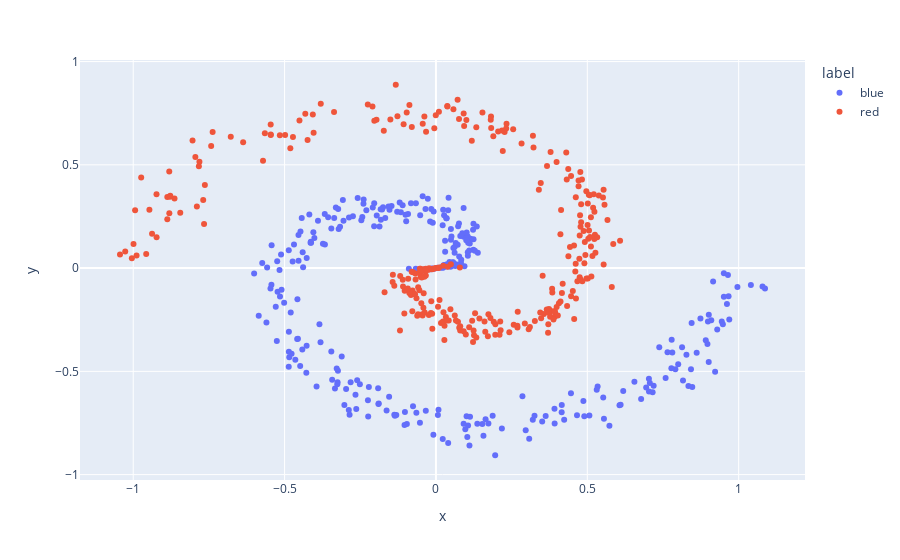

Notebook source saved alongside this figure:
### Code cell
px.scatter(samples_df, x='x', y='y', color='label')

### Figure 1 — Plotly figure (JSON) as saved in the notebook; plotly's stock layout.template omitted (floating-point values rounded to 4 significant figures; data arrays with more than 128 entries replaced by an {"elided": "..."} marker saying what was removed)
{"data": [{"hovertemplate": "label=blue<br>x=%{x}<br>y=%{y}<extra></extra>", "legendgroup": "blue", "marker": {"color": "#636efa", "symbol": "circle"}, "mode": "markers", "name": "blue", "orientation": "v", "showlegend": true, "type": "scatter", "x": {"elided": "300 float values"}, "xaxis": "x", "y": {"elided": "300 float values"}, "yaxis": "y"}, {"hovertemplate": "label=red<br>x=%{x}<br>y=%{y}<extra></extra>", "legendgroup": "red", "marker": {"color": "#EF553B", "symbol": "circle"}, "mode": "markers", "name": "red", "orientation": "v", "showlegend": true, "type": "scatter", "x": {"elided": "300 float values"}, "xaxis": "x", "y": {"elided": "300 float values"}, "yaxis": "y"}], "layout": {"legend": {"title": {"text": "label"}, "tracegroupgap": 0}, "margin": {"t": 60}, "xaxis": {"anchor": "y", "domain": [0, 1], "title": {"text": "x"}}, "yaxis": {"anchor": "x", "domain": [0, 1], "title": {"text": "y"}}}}
